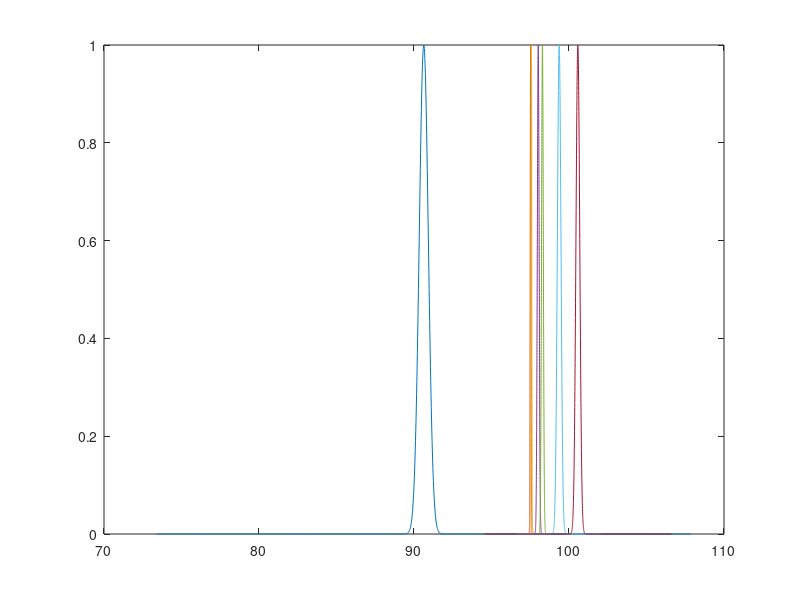

MATLAB code to generate this figure:
clear all
clc

%% lebal 1

centriod = 90.63115493;

width = 0.172292232;

s = 100* width;

x = -s+centriod : width* 10^-1 : s+centriod;
y = exp( - (x - centriod).^2 / width);

%% lebal 2

centriod = 97.52284422;

width = 0.00130863;

s = 100* width;

x2 = -s+centriod : width* 10^-1 : s+centriod;
y2 = exp( - (x2 - centriod).^2 / width);

%% lebal 3

centriod = 97.57518942;

width = 0.00130863;

s = 100* width;

x3 = -s+centriod : width* 10^-1 : s+centriod;
y3 = exp( - (x3 - centriod).^2 / width);

%% lebal 4
centriod = 98.01483918;

width = 0.006771878;

s = 100* width;

x4 = -s+centriod : width* 10^-1 : s+centriod;
y4 = exp( - (x4 - centriod).^2 / width);

%% lebal 5
centriod = 98.28571429;

width = 0.006771878;

s = 100* width;

x5 = -s+centriod : width* 10^-1 : s+centriod;
y5 = exp( - (x5 - centriod).^2 / width);

%% lebal 6
centriod = 99.36577045;

width = 0.027001404;

s = 100* width;

x6 = -s+centriod : width* 10^-1 : s+centriod;
y6 = exp( - (x6 - centriod).^2 / width);

%% lebal 7
centriod = 100.5714286;

width = 0.030141453;

s = 200* width;

x7 = -s+centriod : width* 10^-1 : s+centriod;
y7 = exp( - (x7 - centriod).^2 / width);



%%
plot(x,y,x2,y2, x3, y3, x4, y4, x5, y5, x6, y6, x7, y7)